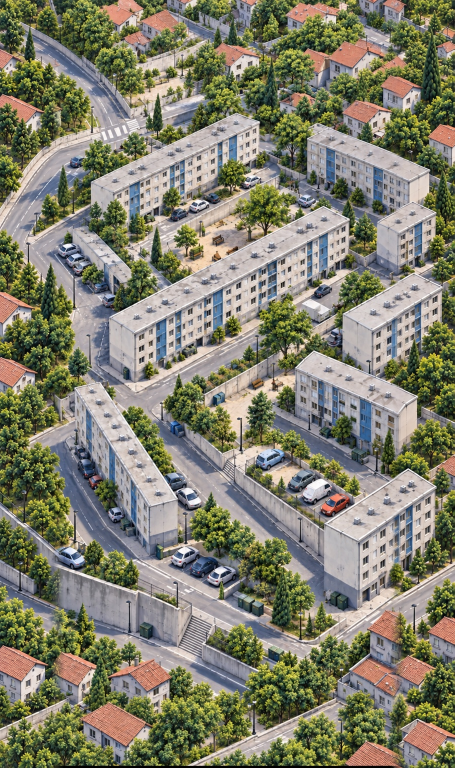
#> input picture references/lot-2.6c2/neighborhood-day-expanded-v2.png, 909 x 1536 px (shown at 1/2 size)
$ python review_grid.py
#> lines starting #> are read from the running program, lines starting #| are printed output that depends on the picture
from pathlib import Path
from PIL import Image,ImageDraw
root=Path(__file__).resolve().parents[2]
im=Image.open(root/'references/lot-2.6c2/neighborhood-day-expanded-v2.png').convert('RGB')
#> im is the input picture: PIL image 909x1536 RGB; mean R, G, B 128.7, 127.5, 109.3
d=ImageDraw.Draw(im)
for x in range(0,909,50):
    d.line((x,0,x,1536),fill='#00ffff',width=1)
    for y in range(0,1536,100):d.text((x+2,y+2),f'{x},{y}',fill='black',stroke_width=1,stroke_fill='white')
for y in range(0,1536,50):d.line((0,y,909,y),fill='#00ffff',width=1)
im.save(root/'assets/art-v2/masters/captures-2.6c2/survey-grid.png')
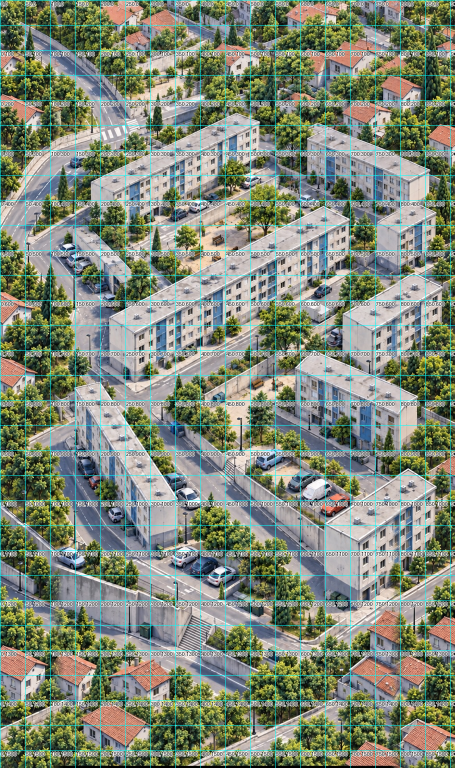
#> saved as survey-grid.png: PIL image 909x1536 RGB (shown at 1/2 size); mean R, G, B 126.7, 136, 119.6

$ run again, with references/lot-2.6c2/vehicle-road-guide-v1.jpeg saved as references/lot-2.6c2/neighborhood-day-expanded-v2.png
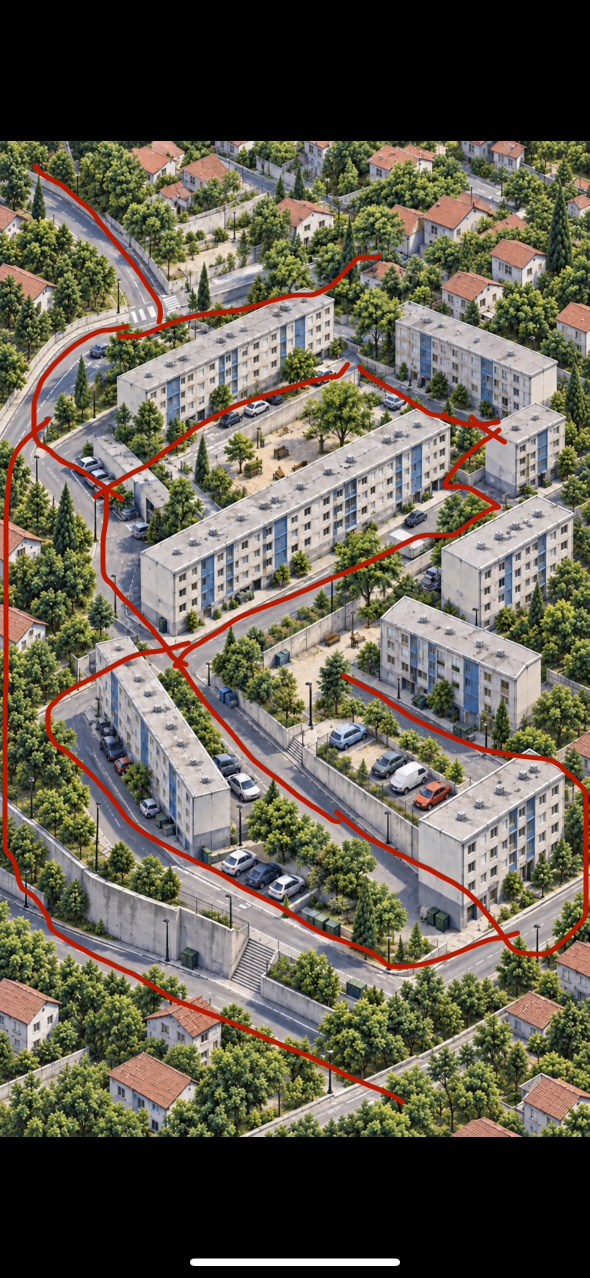
#> input picture references/lot-2.6c2/vehicle-road-guide-v1.jpeg, 1179 x 2556 px (shown at 1/2 size)
#> im is the input picture: PIL image 1179x2556 RGB; mean R, G, B 101.3, 95.6, 82.4
#> `im.save(root/'assets/art-v2/masters/captures-2.6c2/survey-grid.png')`:
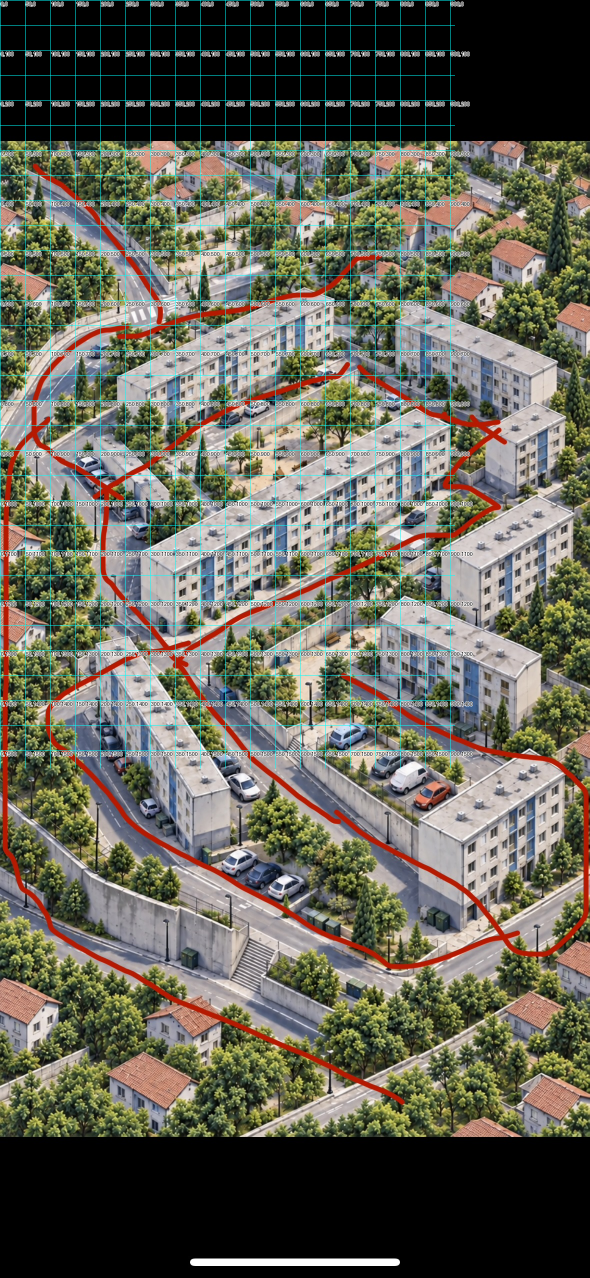
#> saved as survey-grid.png: PIL image 1179x2556 RGB (shown at 1/2 size); mean R, G, B 101.3, 100.8, 88.2
